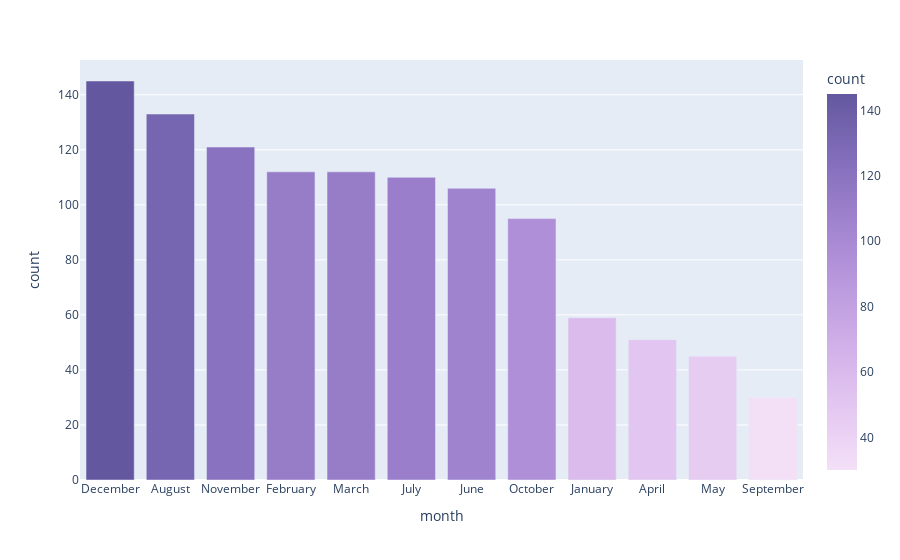

The code cell stored with this chart in its notebook:
### Code cell
month_fig.show()

### Figure 1 — Plotly figure (JSON) as saved in the notebook; plotly's stock layout.template omitted (floating-point values rounded to 4 significant figures)
{"data": [{"alignmentgroup": "True", "hovertemplate": "month=%{x}<br>count=%{marker.color}<extra></extra>", "legendgroup": "", "marker": {"color": [145, 133, 121, 112, 112, 110, 106, 95, 59, 51, 45, 30], "coloraxis": "coloraxis", "pattern": {"shape": ""}}, "name": "", "offsetgroup": "", "orientation": "v", "showlegend": false, "textposition": "auto", "type": "bar", "x": ["December", "August", "November", "February", "March", "July", "June", "October", "January", "April", "May", "September"], "xaxis": "x", "y": [145, 133, 121, 112, 112, 110, 106, 95, 59, 51, 45, 30], "yaxis": "y"}], "layout": {"barmode": "relative", "coloraxis": {"colorbar": {"title": {"text": "count"}}, "colorscale": [[0, "rgb(243, 224, 247)"], [0.1667, "rgb(228, 199, 241)"], [0.3333, "rgb(209, 175, 232)"], [0.5, "rgb(185, 152, 221)"], [0.6667, "rgb(159, 130, 206)"], [0.8333, "rgb(130, 109, 186)"], [1, "rgb(99, 88, 159)"]]}, "legend": {"tracegroupgap": 0}, "margin": {"t": 60}, "xaxis": {"anchor": "y", "domain": [0, 1], "title": {"text": "month"}}, "yaxis": {"anchor": "x", "domain": [0, 1], "title": {"text": "count"}}}}
